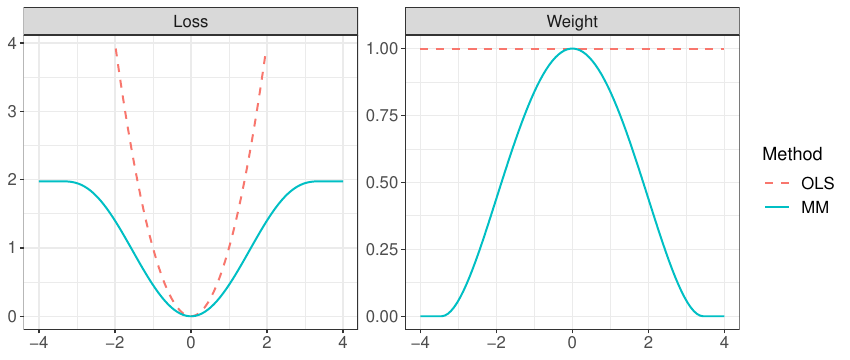

Here is the R script that generated this plot:
# load packages
library("dplyr")
library("ggplot2")
library("robmed")
library("scales")

# control parameters
tuning.psi <- reg_control()$tuning.psi
col <- hue_pal()(4)[c(1, 3)]
lty <- c(2, 1)
line_size <- 2/3

# grid of x-values
x <- seq(-4, 4, length.out = 100)

# labels to be used for methods and panels
methods <- c("OLS", "MM")
functions <- c("Loss", "Weight")

# loss functions
OLS_loss <- data.frame(x = x,
                       y = x^2,
                       Method = factor(methods[1], levels = methods),
                       Function = factor(functions[1], levels = functions))
robust_loss <- data.frame(x = x,
                          y = Mpsi(x, tuning.psi, "bisquare", deriv = -1),
                          Method = factor(methods[2], levels = methods),
                          Function = factor(functions[1], levels = functions))

# weight functions
OLS_weight <- data.frame(x = x,
                         y = 1,
                         Method = factor(methods[1], levels = methods),
                         Function = factor(functions[2], levels = functions))
robust_weight <- data.frame(x = x,
                            y = Mwgt(x, tuning.psi, "bisquare"),
                            Method = factor(methods[2], levels = methods),
                            Function = factor(functions[2], levels = functions))

# data frame for plot
df <- rbind(OLS_loss, robust_loss, OLS_weight, robust_weight) %>% filter(y <= 4)

# write plot to file
pdf(file = "vignettes/static-figures/loss.pdf", width = 8.5, height = 3.6)
ggplot() +
  geom_line(aes(x = x, y = y, color = Method, linetype = Method),
            data = df, size = line_size) +
  labs(x = NULL, y = NULL) +
  scale_linetype_manual(values = lty) +
  facet_wrap(~ Function, scales = "free_y") +
  theme_bw() + theme(axis.text = element_text(size = 12),
                     axis.title = element_text(size = 13),
                     legend.key = element_rect(color = NA),
                     legend.key.width = unit(1.5, "line"),
                     legend.text = element_text(size = 12),
                     legend.title = element_text(size = 13),
                     strip.text = element_text(size = 12))
dev.off()

